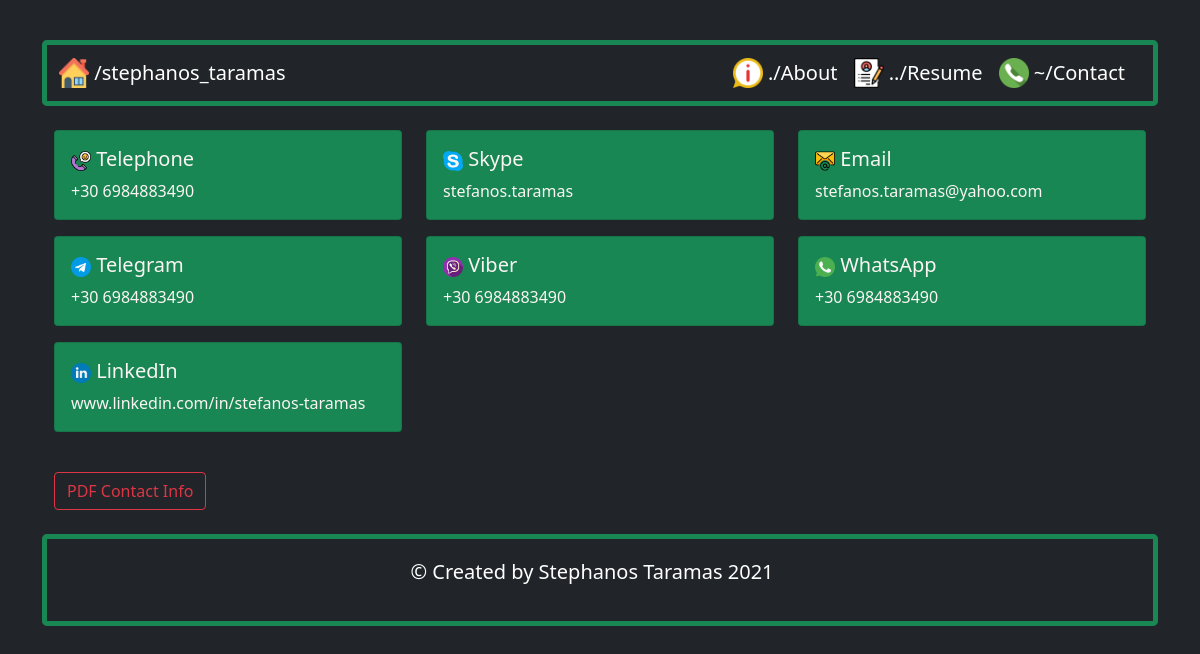
Page /contact/ on the committed database.
### contact_app/models.py (models this page shows, shortened)
class ContactDetails(models.Model):
    contact_icon = models.ImageField(upload_to='images/')
    contact_name = models.CharField(max_length=50)
    contact_info = models.CharField(max_length=50)
    contact_url = models.URLField(max_length=200, default='#', blank=True)

### contact_app/views.py (the view)
# urls.py: path('', views.contact, name='contact'),
def contact(request):
    contacts = ContactDetails.objects
    return render(request, 'contact_app/contact.html', {"contacts":contacts})

### contact_app/templates/contact_app/contact.html
{% extends 'home_app/base.html' %}
{% block content %}
<br>
<div class="container">
    <div class="row">
        {% for contact in contacts.all %}
            <div class="col-sm-4">
                <div class="card text-white bg-success mb-3">
                    <div class="card-body">
                        <a href="{{ contact.contact_url }}" target="_blank" style="color: #faf5f3; text-decoration: none;">
                            <h5 class="card-title">
                                <img src="{{ contact.contact_icon.url }}" class="img-fluid" height="20" width="20"/>
                                {{ contact.contact_name }}
                            </h5>
                            <p class="card-text">{{ contact.contact_info }}</p>
                        </a>
                    </div>
                </div>
                {% if forloop.counter|divisibleby:"3" and not forloop.last %}
                </div><div class="row">
                {% endif %}
            </div>
        {% endfor%}
        </div>
</div>
<br>
<div class="container">
    <a href="{% url 'contact_app:contact_pdf' %}">
        <button type="button" class="btn btn-outline-danger">PDF Contact Info</button>
    </a>
</div>
<br>
{% endblock %}

### rows in the picture
ContactDetails: contact_icon (picture), contact_name "Telephone", contact_info "+30 6984883490"
ContactDetails: contact_icon (picture), contact_name "Skype", contact_info "stefanos.taramas"
ContactDetails: contact_icon (picture), contact_name "Email", contact_info "stefanos.taramas@yahoo.com"
ContactDetails: contact_icon (picture), contact_name "Telegram", contact_info "+30 6984883490"
ContactDetails: contact_icon (picture), contact_name "Viber", contact_info "+30 6984883490"
ContactDetails: contact_icon (picture), contact_name "WhatsApp", contact_info "+30 6984883490"
ContactDetails: contact_icon (picture), contact_name "LinkedIn", contact_info "www.linkedin.com/in/stefanos-taramas"
